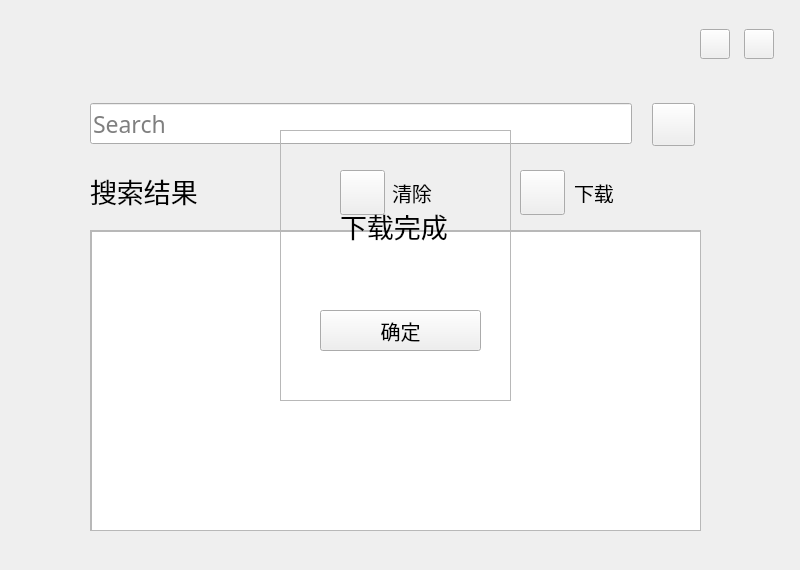
<?xml version="1.0" encoding="UTF-8"?>
<ui version="4.0">
 <class>Form</class>
 <widget class="QWidget" name="Form">
  <property name="geometry">
   <rect>
    <x>0</x>
    <y>0</y>
    <width>800</width>
    <height>570</height>
   </rect>
  </property>
  <property name="windowTitle">
   <string>Form</string>
  </property>
  <widget class="QLineEdit" name="search_lineEdit">
   <property name="geometry">
    <rect>
     <x>90</x>
     <y>103</y>
     <width>542</width>
     <height>41</height>
    </rect>
   </property>
   <property name="font">
    <font>
     <family>Microsoft YaHei</family>
     <pointsize>17</pointsize>
    </font>
   </property>
   <property name="placeholderText">
    <string>Search</string>
   </property>
  </widget>
  <widget class="QPushButton" name="search_button">
   <property name="geometry">
    <rect>
     <x>652</x>
     <y>103</y>
     <width>43</width>
     <height>43</height>
    </rect>
   </property>
  </widget>
  <widget class="QLabel" name="label">
   <property name="geometry">
    <rect>
     <x>90</x>
     <y>170</y>
     <width>211</width>
     <height>41</height>
    </rect>
   </property>
   <property name="font">
    <font>
     <family>Microsoft YaHei</family>
     <pointsize>20</pointsize>
    </font>
   </property>
   <property name="text">
    <string>搜索结果</string>
   </property>
  </widget>
  <widget class="QScrollArea" name="scrollArea">
   <property name="geometry">
    <rect>
     <x>90</x>
     <y>230</y>
     <width>611</width>
     <height>301</height>
    </rect>
   </property>
   <property name="widgetResizable">
    <bool>true</bool>
   </property>
   <widget class="QWidget" name="scrollAreaWidgetContents">
    <property name="geometry">
     <rect>
      <x>0</x>
      <y>0</y>
      <width>609</width>
      <height>299</height>
     </rect>
    </property>
    <widget class="QListWidget" name="listWidget">
     <property name="geometry">
      <rect>
       <x>0</x>
       <y>0</y>
       <width>611</width>
       <height>301</height>
      </rect>
     </property>
    </widget>
   </widget>
  </widget>
  <widget class="QPushButton" name="close_button">
   <property name="geometry">
    <rect>
     <x>744</x>
     <y>29</y>
     <width>30</width>
     <height>30</height>
    </rect>
   </property>
  </widget>
  <widget class="QPushButton" name="mini_button">
   <property name="geometry">
    <rect>
     <x>700</x>
     <y>29</y>
     <width>30</width>
     <height>30</height>
    </rect>
   </property>
  </widget>
  <widget class="QPushButton" name="download_button">
   <property name="geometry">
    <rect>
     <x>520</x>
     <y>170</y>
     <width>45</width>
     <height>45</height>
    </rect>
   </property>
  </widget>
  <widget class="QPushButton" name="clear_button">
   <property name="geometry">
    <rect>
     <x>340</x>
     <y>170</y>
     <width>45</width>
     <height>45</height>
    </rect>
   </property>
  </widget>
  <widget class="QLabel" name="clear_label">
   <property name="geometry">
    <rect>
     <x>392</x>
     <y>177</y>
     <width>71</width>
     <height>31</height>
    </rect>
   </property>
   <property name="font">
    <font>
     <family>Microsoft YaHei</family>
     <pointsize>15</pointsize>
    </font>
   </property>
   <property name="text">
    <string>清除</string>
   </property>
  </widget>
  <widget class="QLabel" name="download_label">
   <property name="geometry">
    <rect>
     <x>574</x>
     <y>182</y>
     <width>81</width>
     <height>21</height>
    </rect>
   </property>
   <property name="font">
    <font>
     <family>Microsoft YaHei</family>
     <pointsize>15</pointsize>
    </font>
   </property>
   <property name="text">
    <string>下载</string>
   </property>
  </widget>
  <widget class="QFrame" name="msg_frame">
   <property name="geometry">
    <rect>
     <x>280</x>
     <y>130</y>
     <width>231</width>
     <height>271</height>
    </rect>
   </property>
   <property name="frameShape">
    <enum>QFrame::StyledPanel</enum>
   </property>
   <property name="frameShadow">
    <enum>QFrame::Raised</enum>
   </property>
   <widget class="QLabel" name="msg_label">
    <property name="geometry">
     <rect>
      <x>60</x>
      <y>70</y>
      <width>111</width>
      <height>51</height>
     </rect>
    </property>
    <property name="font">
     <font>
      <family>Microsoft YaHei</family>
      <pointsize>20</pointsize>
     </font>
    </property>
    <property name="text">
     <string>下载完成</string>
    </property>
   </widget>
   <widget class="QPushButton" name="back_button">
    <property name="geometry">
     <rect>
      <x>40</x>
      <y>180</y>
      <width>161</width>
      <height>41</height>
     </rect>
    </property>
    <property name="font">
     <font>
      <family>Microsoft YaHei</family>
      <pointsize>15</pointsize>
     </font>
    </property>
    <property name="text">
     <string>确定</string>
    </property>
   </widget>
  </widget>
 </widget>
 <resources>
  <include location="../images.qrc"/>
 </resources>
 <connections/>
</ui>
